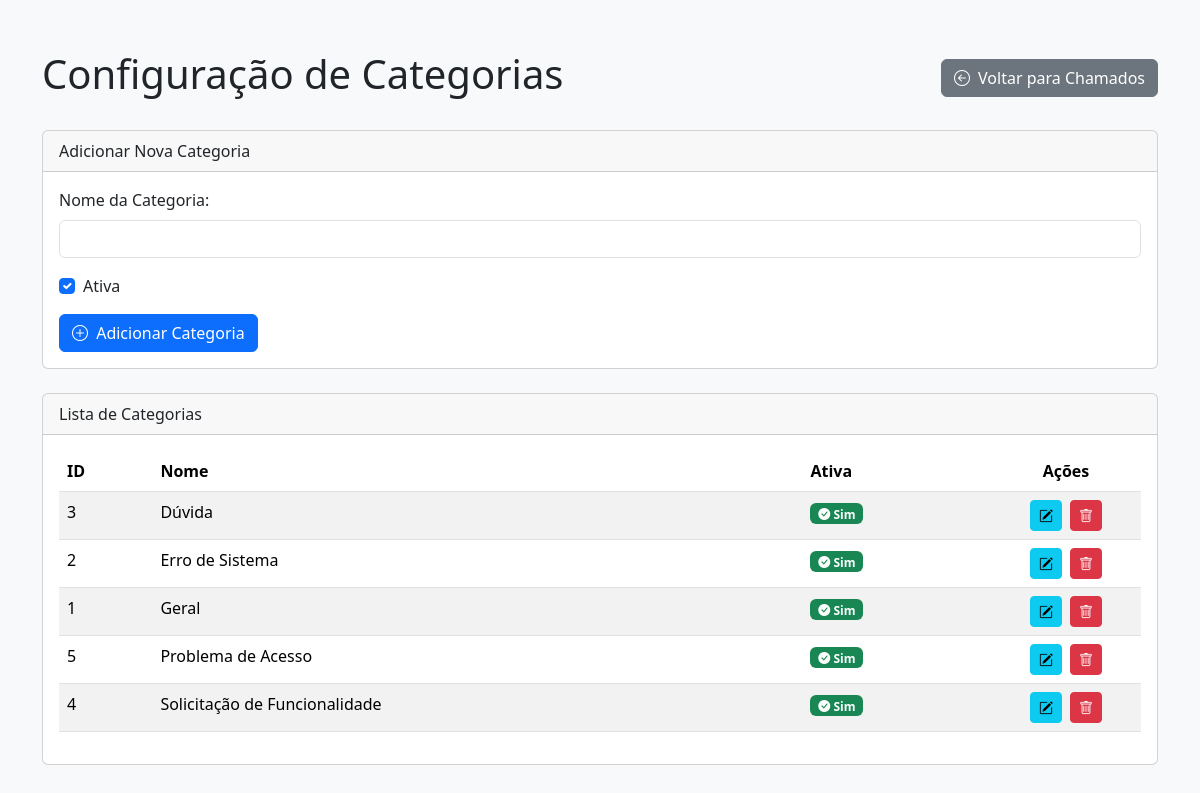
Screenshot of /manage_categories.php (signed in) with the database file from the repository.
### tables this page shows
CREATE TABLE `categorias_chamado` (
  `id` int NOT NULL AUTO_INCREMENT,
  `nome` varchar(100) NOT NULL,
  `ativa` tinyint(1) NOT NULL DEFAULT '1',
  PRIMARY KEY (`id`),
  UNIQUE KEY `nome` (`nome`)
);

### manage_categories.php (the view, shortened to what this page needs)
<?php
require_once __DIR__ . '/config/config.php';
$message = '';
$edit_category = null;
$categories = [];
$stmt = $conn->prepare("SELECT id, nome, ativa FROM categorias_chamado ORDER BY nome ASC");
if ($stmt) {
    $stmt->execute();
    $categories = $stmt->get_result()->fetch_all(MYSQLI_ASSOC);
} else {
    $message .= "<div class='alert alert-danger'>Erro ao buscar categorias: " . $conn->error . "</div>";
}
?>
<!DOCTYPE html>
<html lang="pt-br">
<head>
    <link href="https://cdn.jsdelivr.net/npm/bootstrap@5.3.3/dist/css/bootstrap.min.css" rel="stylesheet">
    <link rel="stylesheet" href="https://cdn.jsdelivr.net/npm/bootstrap-icons@1.11.3/font/bootstrap-icons.min.css">
</head>
<body>
    <div class="container">
        <div class="d-flex justify-content-between align-items-center mb-4">
            <h1>Configuração de Categorias</h1>
            <a href="index.php" class="btn btn-secondary"><i class="bi bi-arrow-left-circle me-1"></i> Voltar para Chamados</a>
        </div>
        <div class="card mb-4">
            <div class="card-header">
                <?php echo $edit_category ? 'Editar Categoria' : 'Adicionar Nova Categoria'; ?>
            </div>
            <div class="card-body">
                <form action="manage_categories.php" method="POST">
                    <div class="mb-3">
                        <label for="nome" class="form-label">Nome da Categoria:</label>
                        <input type="text" class="form-control" id="nome" name="nome" value="<?php echo htmlspecialchars($edit_category['nome'] ?? ''); ?>" required>
                    </div>
                    <div class="mb-3 form-check">
                        <input type="checkbox" class="form-check-input" id="ativa" name="ativa" <?php echo ($edit_category['ativa'] ?? 1) ? 'checked' : ''; ?>>
                        <label class="form-check-label" for="ativa">Ativa</label>
                    </div>
                    <button type="submit" class="btn btn-primary">
                        <i class="bi bi-<?php echo $edit_category ? 'save' : 'plus-circle'; ?> me-1"></i>
                        <?php echo $edit_category ? 'Atualizar Categoria' : 'Adicionar Categoria'; ?>
                    </button>
                </form>
            </div>
        </div>
        <div class="card">
            <div class="card-header">
                Lista de Categorias
            </div>
            <div class="card-body">
                <table class="table table-hover table-striped">
                    <thead>
                        <tr>
                            <th>ID</th>
                            <th>Nome</th>
                            <th>Ativa</th>
                            <th class="text-center table-actions">Ações</th>
                        </tr>
                    </thead>
                    <tbody>
                        <?php if (empty($categories)): ?>
                            <tr>
                                <td colspan="4" class="text-center text-muted">Nenhuma categoria encontrada.</td>
                            </tr>
                        <?php else: ?>
                            <?php foreach ($categories as $category): ?>
                                <tr>
                                    <td><?php echo htmlspecialchars($category['id']); ?></td>
                                    <td><?php echo htmlspecialchars($category['nome']); ?></td>
                                    <td>
                                        <?php if ($category['ativa']): ?>
                                            <span class="badge bg-success"><i class="bi bi-check-circle-fill"></i> Sim</span>
                                        <?php else: ?>
                                            <span class="badge bg-danger"><i class="bi bi-x-circle-fill"></i> Não</span>
                                        <?php endif; ?>
                                    </td>
                                    <td class="text-center">
                                        <a href="manage_categories.php?edit_id=<?php echo htmlspecialchars($category['id']); ?>" class="btn btn-sm btn-info me-1" title="Editar"><i class="bi bi-pencil-square"></i></a>
                                        <form action="manage_categories.php" method="POST" style="display:inline-block;" onsubmit="return confirm('Tem certeza que deseja excluir a categoria \'<?php echo htmlspecialchars($category['nome']); ?>\'? Isso não excluirá chamados associados, mas eles ficarão sem categoria.');">
                                            <button type="submit" class="btn btn-sm btn-danger" title="Excluir"><i class="bi bi-trash"></i></button>
                                        </form>
                                    </td>
                                </tr>
                            <?php endforeach; ?>
                        <?php endif; ?>
                    </tbody>
                </table>
            </div>
        </div>
    </div>
</body>
</html>

### manage_categories.php (style rules this page uses)
body { background-color: #f8f9fa; }
.container { margin-top: 50px; margin-bottom: 50px; }
.table-actions { width: 150px; }

### rows the page displays
categorias_chamado: id "3", nome "Dúvida", ativa 1 (drawn)
categorias_chamado: id "2", nome "Erro de Sistema", ativa 1 (drawn)
categorias_chamado: id "1", nome "Geral", ativa 1 (drawn)
categorias_chamado: id "5", nome "Problema de Acesso", ativa 1 (drawn)
categorias_chamado: id "4", nome "Solicitação de Funcionalidade", ativa 1 (drawn)
